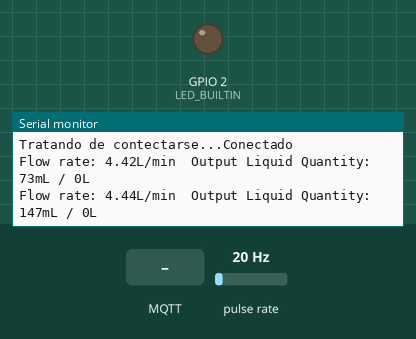
Bench run of a sketch on a simulated ESP32. Shown: output pins drawn as LEDs (lit = HIGH), the last lines printed to the serial monitor. Wiring (inferred from the names in the program): pulse sensor: data GPIO 14. Inputs (shaded band) come from the test bench; at power-on: pulse rate 20 Hz. WiFi joins after 1.5 s; servers stay silent unless stated; no MQTT or app messages arrive unless stated.

Above: at 5.2 s.
5.3 s: MQTT message "esp32/output" arrives on the first subscribed topic
At 5.9 s:
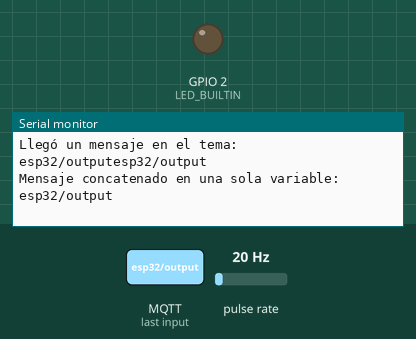
6.8 s: MQTT message "true" arrives on the first subscribed topic
At 6.99 s:
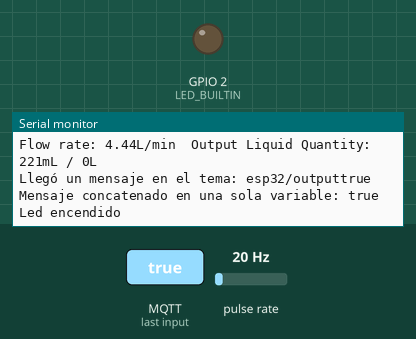
8.3 s: MQTT message "false" arrives on the first subscribed topic
At 8.9 s:
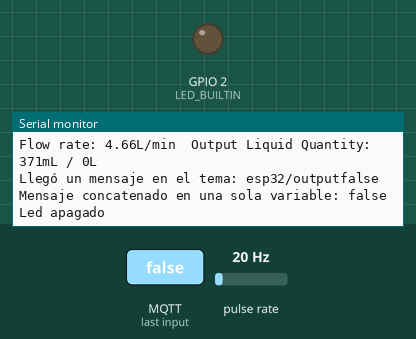
Timing chart, 0 to 11.3 s (numbered marks = the images above; inputs shaded):
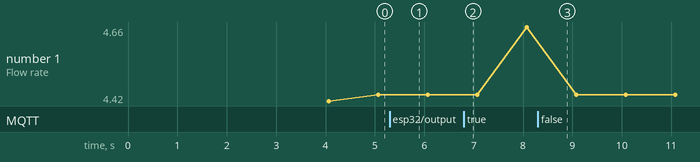

Measured:
- after the input at 5.3 s, the serial monitor: prints a new line at once (image 1)
- after the input at 6.8 s, the serial monitor: prints a new line at once (image 2)
- after the input at 8.3 s, the serial monitor: prints a new line at once (image 3)
- plotted number 1: 4.44 → 4.66 after the input at 6.8 s

The sketch:

caudalSensor.ino
```cpp
/*
 Application:
 – Interface water flow sensor with ESP32 board.

 Board:
 – ESP32 Dev Module
 https://my.cytron.io/p-node32-lite-wifi-and-bluetooth-development-kit
 Sensor:
 – G 1/2 Water Flow Sensor
 https://my.cytron.io/p-g-1-2-water-flow-sensor
 */
#include <WiFi.h>  // Biblioteca para el control de WiFi
#include <PubSubClient.h> //Biblioteca para conexion MQTT
#include "string.h"

#define LED_BUILTIN 2
#define SENSOR 14

//Datos de WiFi
const char* ssid = "**********";  // Aquí debes poner el nombre de tu red
const char* password = "**********";  // Aquí debes poner la contraseña de tu red

//Datos del broker MQTT
const char* mqtt_server = "18.158.198.79"; // Si estas en una red local, coloca la IP asignada, en caso contrario, coloca la IP publica 18.158.198.79
IPAddress server(18,158,198,79);

// Objetos
WiFiClient espClient; // Este objeto maneja los datos de conexion WiFi
PubSubClient client(espClient); // Este objeto maneja los datos de conexion al broker

int flashLedPin = 4;  // Para indicar el estatus de conexión
int statusLedPin = 33; // Para ser controlado por MQTT

long currentMillis = 0;
long previousMillis = 0;
int interval = 1000;
boolean ledState = LOW;
float calibrationFactor = 4.5;
volatile byte pulseCount;
byte pulse1Sec = 0;
float flowRate;
unsigned int flowMilliLitres;
unsigned long totalMilliLitres;
std::string json = "{ \"id\": \"sensorVick\" \n \"location\": \"19.232424,-91.4939\" \n \"value\": ";
std::string msj = "";

void IRAM_ATTR pulseCounter()
{
 pulseCount++;
}

void setup()
{
 Serial.begin(115200);

 pinMode(LED_BUILTIN, OUTPUT);
 pinMode(SENSOR, INPUT_PULLUP);

 pulseCount = 0;
 flowRate = 0.0;
 flowMilliLitres = 0;
 totalMilliLitres = 0;
 previousMillis = 0;

 attachInterrupt(digitalPinToInterrupt(SENSOR), pulseCounter, FALLING);

 Serial.println();
 Serial.println();
 Serial.print("Conectar a ");
 Serial.println(ssid);

 WiFi.begin(ssid, password); // Esta es la función que realiz la conexión a WiFi

 while (WiFi.status() != WL_CONNECTED) { // Este bucle espera a que se realice la conexión
   digitalWrite(flashLedPin, HIGH);
   delay(500); //dado que es de suma importancia esperar a la conexión, debe usarse espera bloqueante
   digitalWrite(flashLedPin, LOW);
   Serial.print(".");  // Indicador de progreso
   delay (5);
 }

 // Cuando se haya logrado la conexión, el programa avanzará, por lo tanto, puede informarse lo siguiente
 Serial.println();
 Serial.println("WiFi conectado");
 Serial.println("Direccion IP: ");
 Serial.println(WiFi.localIP());

 // Si se logro la conexión, encender led
 if(WiFi.status () > 0){
   digitalWrite (flashLedPin, HIGH);
 }

 delay (1000); // Esta espera es solo una formalidad antes de iniciar la comunicación con el broker

 // Conexión con el broker MQTT
 client.setServer(server, 1883); // Conectarse a la IP del broker en el puerto indicado
 client.setCallback(callback); // Activar función de CallBack, permite recibir mensajes MQTT y ejecutar funciones a partir de ellos
 delay(1500);  // Esta espera es preventiva, espera a la conexión para no perder información

}

void loop()
{

 //Verificar siempre que haya conexión al broker
 if (!client.connected()) {
   reconnect();  // En caso de que no haya conexión, ejecutar la función de reconexión, definida despues del void setup ()
 }// fin del if (!client.connected())
 client.loop(); // Esta función es muy importante, ejecuta de manera no bloqueante las funciones necesarias para la comunicación con el broker

 currentMillis = millis();
 if(currentMillis - previousMillis > interval) {

  pulse1Sec = pulseCount;
  pulseCount = 0;

  // Because this loop may not complete in exactly 1 second intervals we calculate
  // the number of milliseconds that have passed since the last execution and use
  // that to scale the output. We also apply the calibrationFactor to scale the output
  // based on the number of pulses per second per units of measure (litres/minute in
  // this case) coming from the sensor.
  flowRate = ( (1000.0 / (millis() - previousMillis)) * pulse1Sec) / calibrationFactor;
  previousMillis = millis();

   // Divide the flow rate in litres/minute by 60 to determine how many litres have
  // passed through the sensor in this 1 second interval, then multiply by 1000 to
  // convert to millilitres.
  flowMilliLitres = (flowRate / 60) * 1000;

   // Add the millilitres passed in this second to the cumulative total
  totalMilliLitres += flowMilliLitres;

  // Print the flow rate for this second in litres / minute
  Serial.print("Flow rate: ");
  Serial.print(flowRate); // Print the integer part of the variable
  Serial.print("L/min");
  Serial.print("\t"); // Print tab space

  // Print the cumulative total of litres flowed since starting
  Serial.print("Output Liquid Quantity: ");
  Serial.print(totalMilliLitres);
  Serial.print("mL / ");
  Serial.print(totalMilliLitres / 1000);
  Serial.println("L");
  msj = json + " \"" + std::to_string(flowRate) + "\" }";
  client.publish("codigoIoT/leakless/esp32cam", msj.c_str() );
 }
}


// Esta función permite tomar acciones en caso de que se reciba un mensaje correspondiente a un tema al cual se hará una suscripción
void callback(char* topic, byte* message, unsigned int length) {

  // Indicar por serial que llegó un mensaje
  Serial.print("Llegó un mensaje en el tema: ");
  Serial.print(topic);

  // Concatenar los mensajes recibidos para conformarlos como una varialbe String
  String messageTemp; // Se declara la variable en la cual se generará el mensaje completo
  for (int i = 0; i < length; i++) {  // Se imprime y concatena el mensaje
    Serial.print((char)message[i]);
    messageTemp += (char)message[i];
  }

  // Se comprueba que el mensaje se haya concatenado correctamente
  Serial.println();
  Serial.print ("Mensaje concatenado en una sola variable: ");
  Serial.println (messageTemp);

  // En esta parte puedes agregar las funciones que requieras para actuar segun lo necesites al recibir un mensaje MQTT

  // Ejemplo, en caso de recibir el mensaje true - false, se cambiará el estado del led soldado en la placa.
  // El ESP323CAM está suscrito al tema esp/output
  if (String(topic) == "esp32/output") {  // En caso de recibirse mensaje en el tema esp32/output
    if(messageTemp == "true"){
      Serial.println("Led encendido");
      digitalWrite(statusLedPin, LOW);
    }// fin del if (String(topic) == "esp32/output")
    else if(messageTemp == "false"){
      Serial.println("Led apagado");
      digitalWrite(statusLedPin, HIGH);
    }// fin del else if(messageTemp == "false")
  }// fin del if (String(topic) == "esp32/output")
}// fin del void callback

// Función para reconectarse
void reconnect() {
  // Bucle hasta lograr conexión
  while (!client.connected()) { // Pregunta si hay conexión
    Serial.print("Tratando de contectarse...");
    // Intentar reconexión
    if (client.connect("ESP32CAMClient")) { //Pregunta por el resultado del intento de conexión
      Serial.println("Conectado");
      client.subscribe("esp32/output"); // Esta función realiza la suscripción al tema
    }// fin del  if (client.connect("ESP32CAMClient"))
    else {  //en caso de que la conexión no se logre
      Serial.print("Conexion fallida, Error rc=");
      Serial.print(client.state()); // Muestra el codigo de error
      Serial.println(" Volviendo a intentar en 5 segundos");
      // Espera de 5 segundos bloqueante
      delay(5000);
      Serial.println (client.connected ()); // Muestra estatus de conexión
    }// fin del else
  }// fin del bucle while (!client.connected())
}// fin de void reconnect(
```
